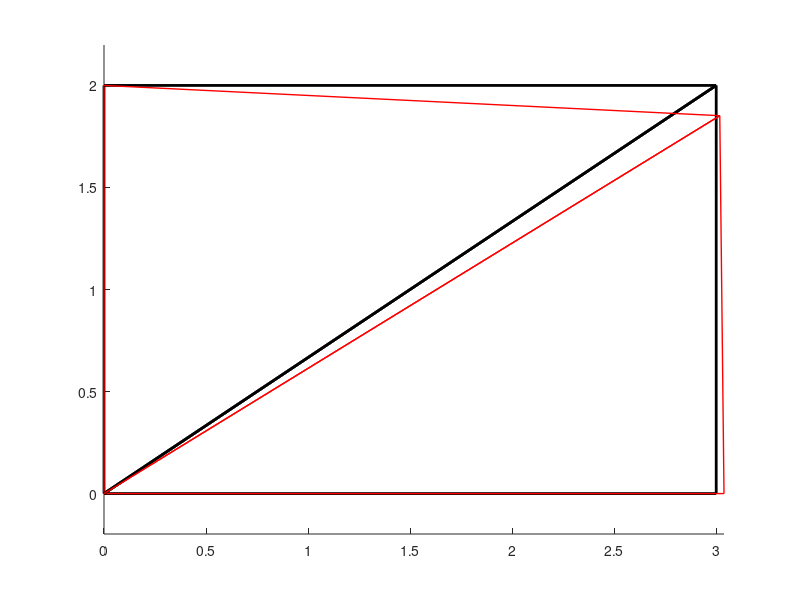

This chart was generated by the following MATLAB code:
clear; clf; clc;

n_elements = 2
n_nodes = 4
E = 30e6
pois = 0.25
thickness = 0.5

post_displacement_scale = 2e3


% nodal coordinates
coord_n_x = [
  3;  % node 1
  3;  % node 2
  0;  % node 3
  0   % node 4
]

coord_n_y = [
  0;  % node 1
  2;  % node 2
  2;  % node 3
  0;  % node 4
]


% element connectivity
conn = [
  1 2 4; % element 1
  3 4 2  % element 2
]


% Force vector

fx = [
  0; % node 1
  0; % node 2
  0; % node 3
  0; % node 4
]

fy = [
  0;        % node 1
  -1000;   % node 2
  0;        % node 3
  0;        % node 4
]


% BOUNDARY CONDITIONS

%   Set whether BC is to be set for each dof.
%     1: ON
%     2: OFF

bc_qx_on = [
  0;  % node 1
  0;  % node 2
  1;  % node 3
  1;  % node 4
]

bc_qy_on = [
  1;  % node 1
  0;  % node 2
  1;  % node 3
  1;  % node 4
]


%   Set BC values only to nodes where BC is turned on
  
bc_qx = [
  0;  % node 1
  0;  % node 2
  0;  % node 3
  0;  % node 4
]

bc_qy = [
  0;  % node 1
  0;  % node 2
  0;  % node 3
  0;  % node 4
]



% =======================================
% PRE-PROCESSING & SOLVER

% No of dof

n_dof = n_nodes * 2

% Allocate memory

J = zeros(2,2, n_elements);
detJ = zeros(n_elements,1);
A = zeros(n_elements,1);
B = zeros(3, 6, n_elements);
D = zeros(3, 3, n_elements);
kloc = zeros(6,6, n_elements);
kglobal = zeros(8,8, n_elements);
q = zeros(n_elements, 1);


% jacobian

for i = 1:n_elements
  J(:,:,i) = [ 
    coord_n_x( conn(i,1) ) - coord_n_x( conn(i,3) ), ...
      coord_n_y( conn(i,1) ) - coord_n_y( conn(i,3) );
    coord_n_x( conn(i,2) ) - coord_n_x( conn(i,3) ), ...
      coord_n_y( conn(i,2) ) - coord_n_y( conn(i,3) )
  ] ;
end

J

for i = 1:n_elements
  detJ(i) = det( J(:,:,i) );
end

detJ


% Area

A = 0.5 * detJ

% B

for i = 1:n_elements
  y23 = coord_n_y ( conn(i, 2) ) - coord_n_y ( conn(i, 3) );
  y31 = coord_n_y ( conn(i, 3) ) - coord_n_y ( conn(i, 1) );
  y12 = coord_n_y ( conn(i, 1) ) - coord_n_y ( conn(i, 2) );
  x23 = coord_n_x ( conn(i, 2) ) - coord_n_x ( conn(i, 3) );
  x13 = coord_n_x ( conn(i, 1) ) - coord_n_x ( conn(i, 3) );
  x21 = coord_n_x ( conn(i, 2) ) - coord_n_x ( conn(i, 1) );
  x32 = coord_n_x ( conn(i, 3) ) - coord_n_x ( conn(i, 2) );
  
  B(:,:,i) = 1/detJ(i) * ...
  [
    y23 0 y31 0 y12 0;
    0 x32 0 x13 0 x21;
    x32 y23 x13 y31 x21 y12
  ];
end

B

% D

for i = 1:n_elements
  D(:,:,i) = E / (1 - pois^2) * ...
  [
    1 pois 0;
    pois 1 0;
    0 0 0.5*(1-pois)
  ];
  
end

D


% k_local

for i = 1:n_elements
  kloc(:, :, i) = thickness * A(i) * B (:, :, i)' * D(:,:,i) * B(:,:,i);
end

kloc


% dof_local

dof_element = zeros(6,n_elements);

for i = 1:n_elements
  for j = 1:3
    dof_element(j*2-1,i) = conn(i,j)*2 - 1;
    dof_element(j*2,i) = conn(i,j)*2;
  end
end


% assemble k_global

k_global = zeros(n_dof, n_dof);

for i = 1:n_elements
  for j = 1:6
    row_global = dof_element(j,i);
    for k = 1:6
      col_global = dof_element(k,i);
      k_global(row_global, col_global) += kloc(j,k,i);
    end
  end
end

k_global


% Assemble BC

bc_q_on = [ bc_qx_on bc_qy_on ]';
bc_q_on = reshape(bc_q_on, [n_dof, 1]);
bc_q = [ bc_qx bc_qy ]';
bc_q = reshape(bc_q, [n_dof, 1]);

bc_q_on
bc_q


% Assemble forces

f = [ fx fy ]';
f = reshape(f, [n_dof, 1]);
f_solve = f(bc_q_on == 0)



% k_global final after applying boundary conditions

k_global_final = k_global(bc_q_on == 0, bc_q_on == 0)

q_solve = k_global_final \ f_solve


% Assemble displacement

q(bc_q_on == 0) = q_solve;
q(bc_q_on == 1) = bc_q(bc_q_on == 1);

q



% POST-PROCESSING VALUES


%   Element values

%     Strain

strain = zeros(3, n_elements);

for i = 1:n_elements
  q_element_id2row = [ conn(i, :)*2-1, conn(i, :)*2 ];
  strain(:, i) = B(:,:,i) * q( q_element_id2row );
endfor

strain


%     Stress

stress = zeros(3, n_elements);

for i = 1:n_elements
  stress(:, i) = D(:,:,i) * strain(:, i);
endfor

stress


%     Principal stresses
stress_pr1 = zeros(n_elements, 1);
stress_pr2 = zeros(n_elements, 1);
stress_shearMax = zeros(n_elements, 1);
stress_normalAvg = zeros(n_elements, 1);

for i = 1:n_elements
  sAvg = 0.5*(stress(1,i) + stress(2,i));
  sDiff = 0.5*(stress(1,i)-stress(2,i));
  sSqrt = sqrt((sDiff).^2 + stress(3,i).^2);
  stress_pr1(i) = sAvg + sSqrt;
  stress_pr2(i) = sAvg - sSqrt;
  stress_shearMax(i) = sSqrt;
  stress_normalAvg(i) = sAvg;
end


%   Plotting

%     Displacement

figure; hold on; axis('equal');

%       Original dimension

for i = 1:n_elements
  for j = 1:3
    
    j2 = j+1;
    if j2 > 3
      j2 = 1;
    end

    node1 = conn(i,j);
    node2 = conn(i,j2);

    x1 = coord_n_x(node1);
    y1 = coord_n_y(node1);

    x2 = coord_n_x(node2);
    y2 = coord_n_y(node2);

    x1_disp = x1 + post_displacement_scale * q(node1*2 -1);
    y1_disp = y1 + post_displacement_scale * q(node1*2);

    x2_disp = x2 + post_displacement_scale * q(node2*2 -1);
    y2_disp = y2 + post_displacement_scale * q(node2*2);
    
    plot([x1 x2],[y1 y2],'k','LineWidth',2);
    plot([x1_disp x2_disp],[y1_disp y2_disp],'r','LineWidth',1);

  end
end
